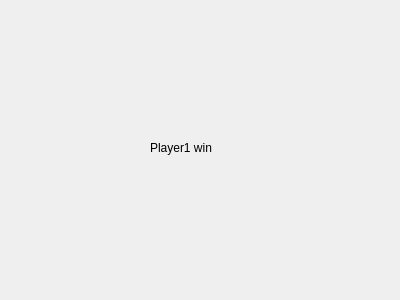
<?xml version="1.0" encoding="UTF-8"?>
<ui version="4.0">
 <class>Player1win</class>
 <widget class="QWidget" name="Player1win">
  <property name="geometry">
   <rect>
    <x>0</x>
    <y>0</y>
    <width>400</width>
    <height>300</height>
   </rect>
  </property>
  <property name="windowTitle">
   <string>Form</string>
  </property>
  <widget class="QLabel" name="label">
   <property name="geometry">
    <rect>
     <x>150</x>
     <y>140</y>
     <width>221</width>
     <height>16</height>
    </rect>
   </property>
   <property name="text">
    <string>Player1 win</string>
   </property>
  </widget>
 </widget>
 <resources/>
 <connections/>
</ui>
